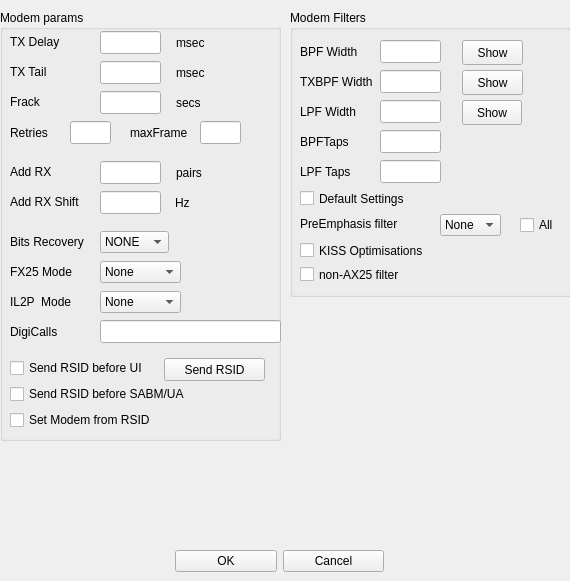
     <widget class="QWidget" name="scrollAreaWidgetContents_4">
      <property name="geometry">
       <rect>
        <x>0</x>
        <y>0</y>
        <width>570</width>
        <height>581</height>
       </rect>
      </property>
      <widget class="QGroupBox" name="filtersD">
       <property name="geometry">
        <rect>
         <x>290</x>
         <y>10</y>
         <width>281</width>
         <height>287</height>
        </rect>
       </property>
       <property name="title">
        <string>Modem Filters</string>
       </property>
       <widget class="QPushButton" name="showBPF_D">
        <property name="geometry">
         <rect>
          <x>172</x>
          <y>30</y>
          <width>61</width>
          <height>25</height>
         </rect>
        </property>
        <property name="text">
         <string>Show</string>
        </property>
       </widget>
       <widget class="QPushButton" name="showTXBPF_D">
        <property name="geometry">
         <rect>
          <x>172</x>
          <y>60</y>
          <width>61</width>
          <height>25</height>
         </rect>
        </property>
        <property name="text">
         <string>Show</string>
        </property>
       </widget>
       <widget class="QPushButton" name="showLPF_D">
        <property name="geometry">
         <rect>
          <x>172</x>
          <y>90</y>
          <width>60</width>
          <height>25</height>
         </rect>
        </property>
        <property name="text">
         <string>Show</string>
        </property>
       </widget>
       <widget class="QLineEdit" name="BPFWidthD">
        <property name="geometry">
         <rect>
          <x>90</x>
          <y>30</y>
          <width>61</width>
          <height>23</height>
         </rect>
        </property>
       </widget>
       <widget class="QLabel" name="label_52">
        <property name="geometry">
         <rect>
          <x>10</x>
          <y>30</y>
          <width>71</width>
          <height>23</height>
         </rect>
        </property>
        <property name="text">
         <string>BPF Width</string>
        </property>
       </widget>
       <widget class="QLabel" name="label_53">
        <property name="geometry">
         <rect>
          <x>10</x>
          <y>60</y>
          <width>81</width>
          <height>23</height>
         </rect>
        </property>
        <property name="text">
         <string>TXBPF Width</string>
        </property>
       </widget>
       <widget class="QLineEdit" name="TXBPFWidthD">
        <property name="geometry">
         <rect>
          <x>90</x>
          <y>60</y>
          <width>61</width>
          <height>23</height>
         </rect>
        </property>
       </widget>
       <widget class="QLabel" name="label_54">
        <property name="geometry">
         <rect>
          <x>10</x>
          <y>90</y>
          <width>71</width>
          <height>23</height>
         </rect>
        </property>
        <property name="text">
         <string>LPF Width</string>
        </property>
       </widget>
       <widget class="QLineEdit" name="LPFWidthD">
        <property name="geometry">
         <rect>
          <x>90</x>
          <y>90</y>
          <width>61</width>
          <height>23</height>
         </rect>
        </property>
       </widget>
       <widget class="QLineEdit" name="BPFTapsD">
        <property name="geometry">
         <rect>
          <x>90</x>
          <y>120</y>
          <width>61</width>
          <height>23</height>
         </rect>
        </property>
       </widget>
       <widget class="QLineEdit" name="LPFTapsD">
        <property name="geometry">
         <rect>
          <x>90</x>
          <y>150</y>
          <width>61</width>
          <height>23</height>
         </rect>
        </property>
       </widget>
       <widget class="QComboBox" name="preEmphD">
        <property name="geometry">
         <rect>
          <x>150</x>
          <y>204</y>
          <width>61</width>
          <height>22</height>
         </rect>
        </property>
        <item>
         <property name="text">
          <string>None</string>
         </property>
        </item>
        <item>
         <property name="text">
          <string>6 dB</string>
         </property>
        </item>
        <item>
         <property name="text">
          <string>12 dB</string>
         </property>
        </item>
       </widget>
       <widget class="QCheckBox" name="DefaultD">
        <property name="geometry">
         <rect>
          <x>10</x>
          <y>180</y>
          <width>161</width>
          <height>17</height>
         </rect>
        </property>
        <property name="text">
         <string>Default Settings</string>
        </property>
       </widget>
       <widget class="QCheckBox" name="KISSOptD">
        <property name="geometry">
         <rect>
          <x>10</x>
          <y>232</y>
          <width>166</width>
          <height>17</height>
         </rect>
        </property>
        <property name="text">
         <string>KISS Optimisations</string>
        </property>
       </widget>
       <widget class="QCheckBox" name="nonAX25D">
        <property name="geometry">
         <rect>
          <x>10</x>
          <y>256</y>
          <width>176</width>
          <height>17</height>
         </rect>
        </property>
        <property name="text">
         <string>non-AX25 filter</string>
        </property>
       </widget>
       <widget class="QLabel" name="label_55">
        <property name="geometry">
         <rect>
          <x>10</x>
          <y>120</y>
          <width>71</width>
          <height>23</height>
         </rect>
        </property>
        <property name="text">
         <string>BPFTaps</string>
        </property>
       </widget>
       <widget class="QLabel" name="label_56">
        <property name="geometry">
         <rect>
          <x>10</x>
          <y>150</y>
          <width>71</width>
          <height>23</height>
         </rect>
        </property>
        <property name="text">
         <string>LPF Taps</string>
        </property>
       </widget>
       <widget class="QLabel" name="label_57">
        <property name="geometry">
         <rect>
          <x>10</x>
          <y>203</y>
          <width>141</width>
          <height>22</height>
         </rect>
        </property>
        <property name="text">
         <string>PreEmphasis filter</string>
        </property>
       </widget>
       <widget class="QCheckBox" name="preEmphAllD">
        <property name="geometry">
         <rect>
          <x>230</x>
          <y>207</y>
          <width>70</width>
          <height>16</height>
         </rect>
        </property>
        <property name="text">
         <string>All</string>
        </property>
       </widget>
      </widget>
      <widget class="QWidget" name="layoutWidget_4">
       <property name="geometry">
        <rect>
         <x>175</x>
         <y>545</y>
         <width>209</width>
         <height>33</height>
        </rect>
       </property>
       <layout class="QHBoxLayout" name="_4">
        <property name="spacing">
         <number>6</number>
        </property>
        <property name="leftMargin">
         <number>0</number>
        </property>
        <property name="topMargin">
         <number>0</number>
        </property>
        <property name="rightMargin">
         <number>0</number>
        </property>
        <property name="bottomMargin">
         <number>0</number>
        </property>
        <item>
         <widget class="QPushButton" name="okButton_4">
          <property name="text">
           <string>OK</string>
          </property>
         </widget>
        </item>
        <item>
         <widget class="QPushButton" name="cancelButton_4">
          <property name="text">
           <string>Cancel</string>
          </property>
         </widget>
        </item>
       </layout>
      </widget>
      <widget class="QGroupBox" name="groupBox_4">
       <property name="geometry">
        <rect>
         <x>0</x>
         <y>10</y>
         <width>281</width>
         <height>431</height>
        </rect>
       </property>
       <property name="title">
        <string>Modem params</string>
       </property>
       <widget class="QLineEdit" name="RXShiftD">
        <property name="geometry">
         <rect>
          <x>100</x>
          <y>181</y>
          <width>61</width>
          <height>23</height>
         </rect>
        </property>
       </widget>
       <widget class="QLineEdit" name="TXDelayD">
        <property name="geometry">
         <rect>
          <x>100</x>
          <y>21</y>
          <width>61</width>
          <height>23</height>
         </rect>
        </property>
       </widget>
       <widget class="QLineEdit" name="TXTailD">
        <property name="geometry">
         <rect>
          <x>100</x>
          <y>51</y>
          <width>61</width>
          <height>23</height>
         </rect>
        </property>
       </widget>
       <widget class="QLineEdit" name="AddRXD">
        <property name="geometry">
         <rect>
          <x>100</x>
          <y>151</y>
          <width>61</width>
          <height>23</height>
         </rect>
        </property>
       </widget>
       <widget class="QComboBox" name="recoverBitD">
        <property name="geometry">
         <rect>
          <x>100</x>
          <y>221</y>
          <width>69</width>
          <height>22</height>
         </rect>
        </property>
        <item>
         <property name="text">
          <string>NONE</string>
         </property>
        </item>
        <item>
         <property name="text">
          <string>SINGLE</string>
         </property>
        </item>
       </widget>
       <widget class="QLabel" name="label_50">
        <property name="geometry">
         <rect>
          <x>10</x>
          <y>20</y>
          <width>71</width>
          <height>23</height>
         </rect>
        </property>
        <property name="text">
         <string>TX Delay</string>
        </property>
       </widget>
       <widget class="QLabel" name="label_51">
        <property name="geometry">
         <rect>
          <x>10</x>
          <y>50</y>
          <width>71</width>
          <height>23</height>
         </rect>
        </property>
        <property name="text">
         <string>TX Tail</string>
        </property>
       </widget>
       <widget class="QLabel" name="label_58">
        <property name="geometry">
         <rect>
          <x>10</x>
          <y>150</y>
          <width>71</width>
          <height>23</height>
         </rect>
        </property>
        <property name="text">
         <string>Add RX</string>
        </property>
       </widget>
       <widget class="QLabel" name="label_59">
        <property name="geometry">
         <rect>
          <x>10</x>
          <y>180</y>
          <width>71</width>
          <height>23</height>
         </rect>
        </property>
        <property name="text">
         <string>Add RX Shift</string>
        </property>
       </widget>
       <widget class="QLabel" name="label_60">
        <property name="geometry">
         <rect>
          <x>10</x>
          <y>220</y>
          <width>91</width>
          <height>23</height>
         </rect>
        </property>
        <property name="text">
         <string>Bits Recovery</string>
        </property>
       </widget>
       <widget class="QLabel" name="label_61">
        <property name="geometry">
         <rect>
          <x>176</x>
          <y>21</y>
          <width>71</width>
          <height>23</height>
         </rect>
        </property>
        <property name="text">
         <string>msec</string>
        </property>
       </widget>
       <widget class="QLabel" name="label_62">
        <property name="geometry">
         <rect>
          <x>176</x>
          <y>51</y>
          <width>71</width>
          <height>23</height>
         </rect>
        </property>
        <property name="text">
         <string>msec</string>
        </property>
       </widget>
       <widget class="QLabel" name="label_63">
        <property name="geometry">
         <rect>
          <x>176</x>
          <y>151</y>
          <width>71</width>
          <height>23</height>
         </rect>
        </property>
        <property name="text">
         <string>pairs</string>
        </property>
       </widget>
       <widget class="QLabel" name="label_64">
        <property name="geometry">
         <rect>
          <x>175</x>
          <y>181</y>
          <width>71</width>
          <height>23</height>
         </rect>
        </property>
        <property name="text">
         <string>Hz</string>
        </property>
       </widget>
       <widget class="QComboBox" name="fx25ModeD">
        <property name="geometry">
         <rect>
          <x>100</x>
          <y>251</y>
          <width>81</width>
          <height>22</height>
         </rect>
        </property>
        <item>
         <property name="text">
          <string>None</string>
         </property>
        </item>
        <item>
         <property name="text">
          <string>RX Only</string>
         </property>
        </item>
        <item>
         <property name="text">
          <string>RX+TX</string>
         </property>
        </item>
       </widget>
       <widget class="QLabel" name="label_65">
        <property name="geometry">
         <rect>
          <x>10</x>
          <y>250</y>
          <width>86</width>
          <height>23</height>
         </rect>
        </property>
        <property name="text">
         <string>FX25 Mode</string>
        </property>
       </widget>
       <widget class="QLabel" name="label_78">
        <property name="geometry">
         <rect>
          <x>10</x>
          <y>80</y>
          <width>71</width>
          <height>23</height>
         </rect>
        </property>
        <property name="text">
         <string>Frack</string>
        </property>
       </widget>
       <widget class="QLabel" name="label_79">
        <property name="geometry">
         <rect>
          <x>176</x>
          <y>81</y>
          <width>71</width>
          <height>23</height>
         </rect>
        </property>
        <property name="text">
         <string>secs</string>
        </property>
       </widget>
       <widget class="QLineEdit" name="FrackD">
        <property name="geometry">
         <rect>
          <x>100</x>
          <y>81</y>
          <width>61</width>
          <height>23</height>
         </rect>
        </property>
       </widget>
       <widget class="QCheckBox" name="RSIDSABM_D">
        <property name="geometry">
         <rect>
          <x>10</x>
          <y>374</y>
          <width>251</width>
          <height>20</height>
         </rect>
        </property>
        <property name="text">
         <string>Send RSID before SABM/UA</string>
        </property>
       </widget>
       <widget class="QCheckBox" name="RSID_4_SETMODEM">
        <property name="geometry">
         <rect>
          <x>10</x>
          <y>400</y>
          <width>171</width>
          <height>20</height>
         </rect>
        </property>
        <property name="text">
         <string>Set Modem from RSID</string>
        </property>
       </widget>
       <widget class="QCheckBox" name="RSIDUI_D">
        <property name="geometry">
         <rect>
          <x>10</x>
          <y>348</y>
          <width>171</width>
          <height>20</height>
         </rect>
        </property>
        <property name="text">
         <string>Send RSID before UI</string>
        </property>
       </widget>
       <widget class="QPushButton" name="SendRSID_4">
        <property name="geometry">
         <rect>
          <x>164</x>
          <y>348</y>
          <width>101</width>
          <height>23</height>
         </rect>
        </property>
        <property name="text">
         <string>Send RSID</string>
        </property>
       </widget>
       <widget class="QLabel" name="label_82">
        <property name="geometry">
         <rect>
          <x>10</x>
          <y>310</y>
          <width>71</width>
          <height>23</height>
         </rect>
        </property>
        <property name="text">
         <string>DigiCalls</string>
        </property>
       </widget>
       <widget class="QLineEdit" name="DigiCallsD">
        <property name="geometry">
         <rect>
          <x>100</x>
          <y>310</y>
          <width>181</width>
          <height>23</height>
         </rect>
        </property>
       </widget>
       <widget class="QLabel" name="label_90">
        <property name="geometry">
         <rect>
          <x>130</x>
          <y>111</y>
          <width>71</width>
          <height>23</height>
         </rect>
        </property>
        <property name="text">
         <string>maxFrame</string>
        </property>
       </widget>
       <widget class="QLineEdit" name="RetriesD">
        <property name="geometry">
         <rect>
          <x>70</x>
          <y>111</y>
          <width>41</width>
          <height>23</height>
         </rect>
        </property>
       </widget>
       <widget class="QLabel" name="label_80">
        <property name="geometry">
         <rect>
          <x>10</x>
          <y>111</y>
          <width>71</width>
          <height>23</height>
         </rect>
        </property>
        <property name="text">
         <string>Retries</string>
        </property>
       </widget>
       <widget class="QLineEdit" name="MaxFrameD">
        <property name="geometry">
         <rect>
          <x>200</x>
          <y>111</y>
          <width>41</width>
          <height>23</height>
         </rect>
        </property>
       </widget>
      </widget>
      <widget class="QComboBox" name="IL2PModeD">
       <property name="geometry">
        <rect>
         <x>100</x>
         <y>291</y>
         <width>81</width>
         <height>22</height>
        </rect>
       </property>
       <item>
        <property name="text">
         <string>None</string>
        </property>
       </item>
       <item>
        <property name="text">
         <string>RX Only</string>
        </property>
       </item>
       <item>
        <property name="text">
         <string>RX+TX</string>
        </property>
       </item>
       <item>
        <property name="text">
         <string>il2p Only</string>
        </property>
       </item>
      </widget>
      <widget class="QLabel" name="label_86">
       <property name="geometry">
        <rect>
         <x>10</x>
         <y>290</y>
         <width>86</width>
         <height>23</height>
        </rect>
       </property>
       <property name="text">
        <string>IL2P  Mode</string>
       </property>
      </widget>
     </widget>
